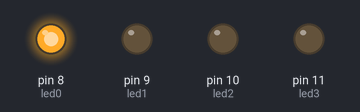
The sketch below on a simulated Arduino Uno, built with avr-gcc and run on an emulated ATmega328P. Parts: output pins drawn as LEDs (lit = HIGH).

Above: at 0.2 s.
At 1.8 s:
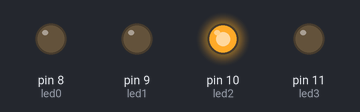
At 3.05 s:
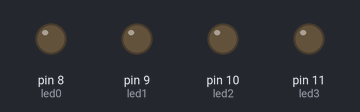
At 4.2 s:
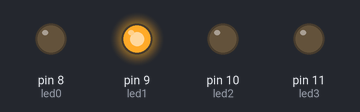
At 5.8 s:
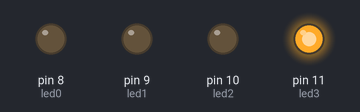
Timing chart, 0 to 7.4 s (numbered marks = the images above):
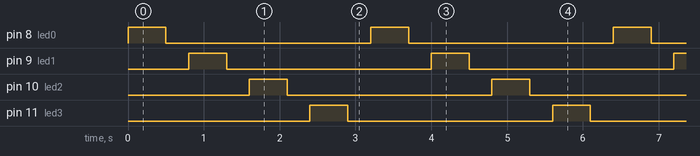

Measured:
- by itself, pin 8 (led0), pin 9 (led1), pin 10 (led2), pin 11 (led3): alternates HIGH for 0.50 s and LOW for 2.7 s
- by itself, everything shown: repeats every 3.2 s, in 8 steps

The sketch:

0825_test.ino
```cpp
int led0 = 8;
int led1 = 9;
int led2 = 10;
int led3 = 11;

int time_1 = 500; // Length of "on"
int time_2 = 300; // Length of "off"

void setup() {
  pinMode(led0, OUTPUT);
  pinMode(led1, OUTPUT);
  pinMode(led2, OUTPUT);
  pinMode(led3, OUTPUT);
}

void loop() {
  // check for incoming serial data
    digitalWrite(led0, HIGH);
    delay(time_1);
    digitalWrite(led0, LOW);
    delay(time_2);
    digitalWrite(led1, HIGH);
    delay(time_1);
    digitalWrite(led1, LOW);
    delay(time_2);
    digitalWrite(led2, HIGH);
    delay(time_1);
    digitalWrite(led2, LOW);
    delay(time_2);
    digitalWrite(led3, HIGH);
    delay(time_1);
    digitalWrite(led3, LOW);
    delay(time_2);
}
```
